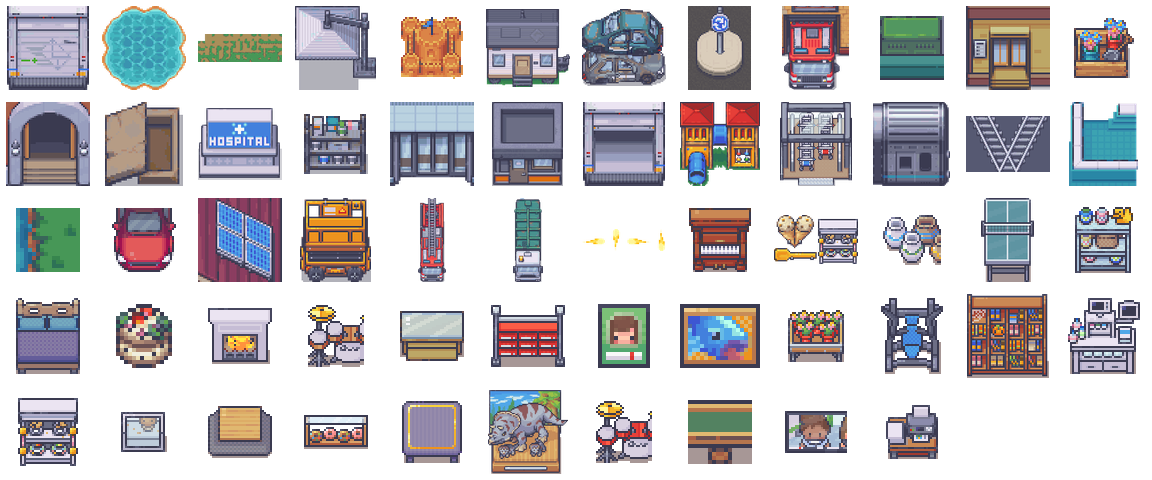
#> input picture editor/thumbs_cats.png, 1152 x 480 px
$ python -i build_thumbnails.py   (imports and definitions only)
#> lines starting #> are read from the running program, lines starting #| are printed output that depends on the picture
#> further down, picture is the input picture: PIL image 1152x480 RGBA; mean R, G, B, A 58.6, 56.2, 59, 113
#!/usr/bin/env python3
"""
Build thumbnail atlases for the editor's pickers.

A native <select> cannot show images, so a picker with previews needs one image per
entry. Rather than loading 69 full sheets (one of them is 512x34048) just to draw
icons, the previews are baked once into two small atlases.

The thumbnail is ONE representative asset, not a crop of many: a postage stamp of a
whole tileset is unreadable. catalog/sheet_xy.json already records which individual
sprites live inside which sheet, so for most sheets the thumbnail is a real, named
asset from that sheet. Sheets with no located sprites (room-builder parts, UI,
autotiles) fall back to the fullest 2x2 tile block.

  thumbs_sheets.png   one representative object per sheet
  thumbs_cats.png     one representative sprite per singles category

    python tools/build_thumbnails.py
"""
import json, os
from PIL import Image
import numpy as np

# The sheets are ours and some are genuinely huge (512x34048); the DoS guard is
# aimed at untrusted uploads, not a local asset pack.
Image.MAX_IMAGE_PIXELS = None

ROOT = os.path.dirname(os.path.dirname(os.path.abspath(__file__)))
ED = os.path.join(ROOT, "editor")
CELL = 96
COLS = 12
T = 32


# [5 lines left out: function variety, not called in this run]


def dense_block(im, tiles=2):
    """Fallback for gutterless tilesets: the fullest tiles x tiles block."""
#> called with tiles = 2
    w, h = im.size
#> w = 1152; h = 480
    side = min(tiles * T, w, h)
#> side = 64
    if side <= 0:
        return im
    a = im.getchannel("A")
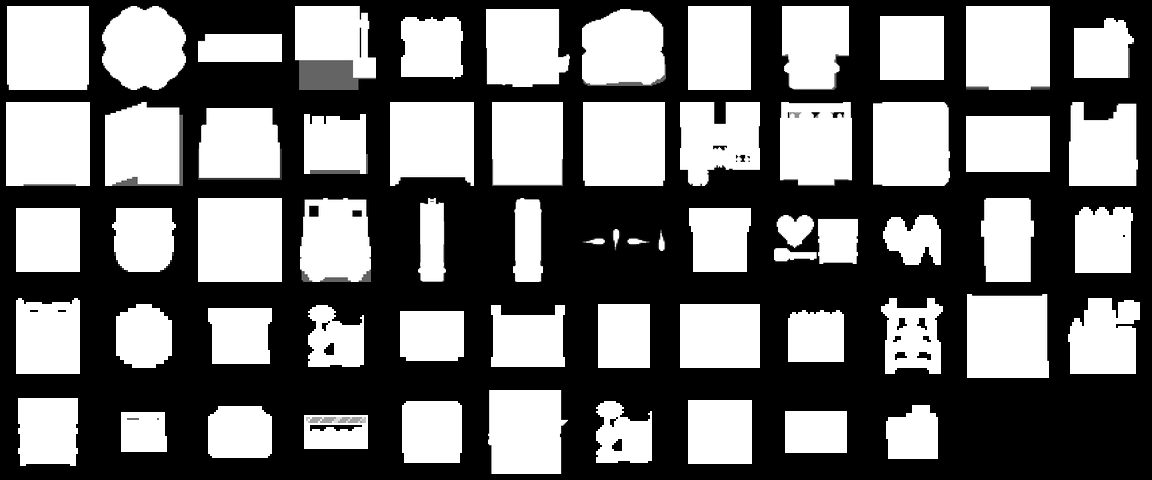
#> a: PIL image 1152x480 L; min 0, max 255, mean 113
    best, best_score = (0, 0), -1.0
    for y in range(0, max(1, h - side + 1), T):
        for x in range(0, max(1, w - side + 1), T):
            box = a.crop((x, y, x + side, y + side))
            score = sum(box.histogram()[200:]) / float(side * side)
            if score > best_score:
                best_score, best = score, (x, y)
            if score > 0.98:
                break
#> after the loop, best = (960, 0); best_score = 0.821
    x, y = best
#> x = 960; y = 0
    return im.crop((x, y, x + side, y + side))
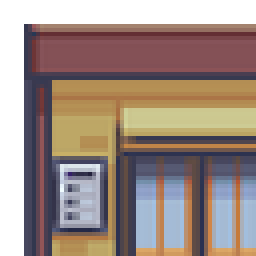
#> returned value: PIL image 64x64 RGBA (shown 4 times larger); mean R, G, B, A 112, 94.6, 86.5, 209.4; transparent parts drawn white


# [157 lines left out: functions fit, pack, sprite_score, first_frame, load_sprite, best_member and 1 more, not called in this run]


# [2 lines not run here, left out]

>>> from PIL import Image
>>> picture = Image.open('../editor/thumbs_cats.png')
>>> result = dense_block(picture)
